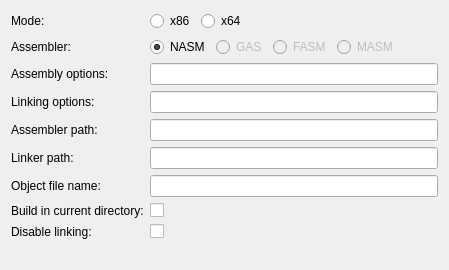
                   <widget class="QWidget" name="buildTab">
                    <attribute name="title">
                     <string>Build</string>
                    </attribute>
                    <layout class="QVBoxLayout" name="verticalLayout_8">
                     <item>
                      <layout class="QFormLayout" name="formLayout">
                       <property name="fieldGrowthPolicy">
                        <enum>QFormLayout::AllNonFixedFieldsGrow</enum>
                       </property>
                       <item row="0" column="0">
                        <widget class="QLabel" name="modeLabel">
                         <property name="text">
                          <string>Mode:</string>
                         </property>
                        </widget>
                       </item>
                       <item row="0" column="1">
                        <layout class="QHBoxLayout" name="horizontalLayout_13">
                         <item>
                          <widget class="QRadioButton" name="x86RadioButton">
                           <property name="text">
                            <string>x86</string>
                           </property>
                           <property name="checked">
                            <bool>true</bool>
                           </property>
                          </widget>
                         </item>
                         <item>
                          <widget class="QRadioButton" name="x64RadioButton">
                           <property name="text">
                            <string>x64</string>
                           </property>
                           <property name="checked">
                            <bool>false</bool>
                           </property>
                          </widget>
                         </item>
                         <item>
                          <spacer name="horizontalSpacer">
                           <property name="orientation">
                            <enum>Qt::Horizontal</enum>
                           </property>
                           <property name="sizeHint" stdset="0">
                            <size>
                             <width>40</width>
                             <height>20</height>
                            </size>
                           </property>
                          </spacer>
                         </item>
                        </layout>
                       </item>
                       <item row="1" column="0">
                        <widget class="QLabel" name="assemblerLabel">
                         <property name="text">
                          <string>Assembler:</string>
                         </property>
                        </widget>
                       </item>
                       <item row="1" column="1">
                        <layout class="QHBoxLayout" name="horizontalLayout_14">
                         <item>
                          <widget class="QRadioButton" name="nasmRadioButton">
                           <property name="text">
                            <string>NASM</string>
                           </property>
                           <property name="checked">
                            <bool>true</bool>
                           </property>
                          </widget>
                         </item>
                         <item>
                          <widget class="QRadioButton" name="gasRadioButton">
                           <property name="enabled">
                            <bool>false</bool>
                           </property>
                           <property name="text">
                            <string>GAS</string>
                           </property>
                          </widget>
                         </item>
                         <item>
                          <widget class="QRadioButton" name="fasmRadioButton">
                           <property name="enabled">
                            <bool>false</bool>
                           </property>
                           <property name="text">
                            <string>FASM</string>
                           </property>
                          </widget>
                         </item>
                         <item>
                          <widget class="QRadioButton" name="masmRadioButton">
                           <property name="enabled">
                            <bool>false</bool>
                           </property>
                           <property name="text">
                            <string>MASM</string>
                           </property>
                          </widget>
                         </item>
                         <item>
                          <spacer name="horizontalSpacer_8">
                           <property name="orientation">
                            <enum>Qt::Horizontal</enum>
                           </property>
                           <property name="sizeHint" stdset="0">
                            <size>
                             <width>40</width>
                             <height>20</height>
                            </size>
                           </property>
                          </spacer>
                         </item>
                        </layout>
                       </item>
                       <item row="2" column="0">
                        <widget class="QLabel" name="assemblyLabel">
                         <property name="text">
                          <string>Assembly options:</string>
                         </property>
                        </widget>
                       </item>
                       <item row="2" column="1">
                        <widget class="QLineEdit" name="assemblyOptionsEdit"/>
                       </item>
                       <item row="3" column="0">
                        <widget class="QLabel" name="linkingLabel">
                         <property name="text">
                          <string>Linking options:</string>
                         </property>
                        </widget>
                       </item>
                       <item row="3" column="1">
                        <widget class="QLineEdit" name="linkingOptionsEdit"/>
                       </item>
                       <item row="4" column="0">
                        <widget class="QLabel" name="assemblerPathLabel">
                         <property name="text">
                          <string>Assembler path:</string>
                         </property>
                        </widget>
                       </item>
                       <item row="4" column="1">
                        <widget class="QLineEdit" name="assemblerPathEdit"/>
                       </item>
                       <item row="5" column="0">
                        <widget class="QLabel" name="linkerPathLabel">
                         <property name="text">
                          <string>Linker path:</string>
                         </property>
                        </widget>
                       </item>
                       <item row="5" column="1">
                        <widget class="QLineEdit" name="linkerPathEdit"/>
                       </item>
                       <item row="6" column="0">
                        <widget class="QLabel" name="objectFileNameLabel">
                         <property name="text">
                          <string>Object file name:</string>
                         </property>
                        </widget>
                       </item>
                       <item row="6" column="1">
                        <widget class="QLineEdit" name="objectFileNameEdit"/>
                       </item>
                       <item row="8" column="0">
                        <widget class="QLabel" name="disableLinkingLabel">
                         <property name="text">
                          <string>Disable linking:</string>
                         </property>
                        </widget>
                       </item>
                       <item row="8" column="1">
                        <widget class="QCheckBox" name="disableLinkingCheckbox">
                         <property name="enabled">
                          <bool>true</bool>
                         </property>
                         <property name="text">
                          <string/>
                         </property>
                        </widget>
                       </item>
                       <item row="7" column="0">
                        <widget class="QLabel" name="assemblerWorkingDirectoryLabel">
                         <property name="text">
                          <string>Build in current directory:</string>
                         </property>
                        </widget>
                       </item>
                       <item row="7" column="1">
                        <widget class="QCheckBox" name="runInCurrentDirectoryCheckbox">
                         <property name="enabled">
                          <bool>true</bool>
                         </property>
                         <property name="text">
                          <string/>
                         </property>
                        </widget>
                       </item>
                      </layout>
                     </item>
                     <item>
                      <widget class="QLabel" name="infoLabel">
                       <property name="text">
                        <string/>
                       </property>
                       <property name="alignment">
                        <set>Qt::AlignLeading|Qt::AlignLeft|Qt::AlignTop</set>
                       </property>
                      </widget>
                     </item>
                    </layout>
                   </widget>
